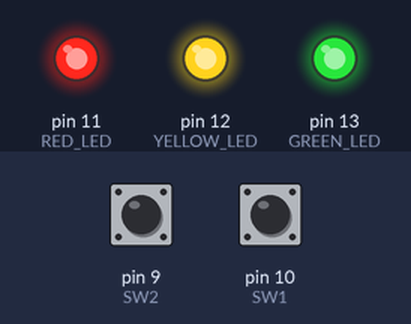
Bench run of a sketch on a simulated Arduino Uno, built with avr-gcc and run on an emulated ATmega328P. Parts: output pins drawn as LEDs (lit = HIGH). Dashed ring = blinking. The inputs (shaded band) are chosen by the test bench; at power-on: pin 9 (SW2) LOW, pin 10 (SW1) LOW.

Above: at 1.2 s.
1.3 s: pin 9 (SW2) pulled HIGH for 0.15 s
At 2.7 s:
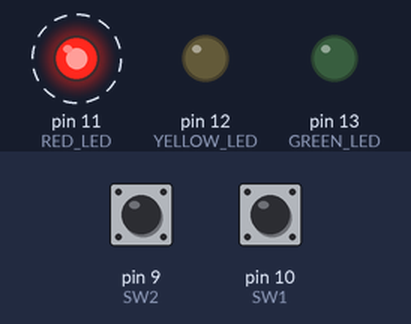
4.3 s: pin 9 (SW2) pulled HIGH for 1 s
At 5.7 s:
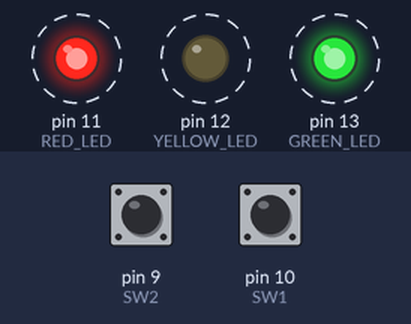
8.3 s: pin 9 (SW2) pulled HIGH for 3.2 s
At 8.9 s:
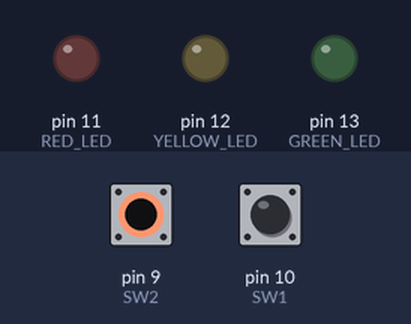
13.0 s: pin 10 (SW1) pulled HIGH for 0.15 s
At 13.4 s:
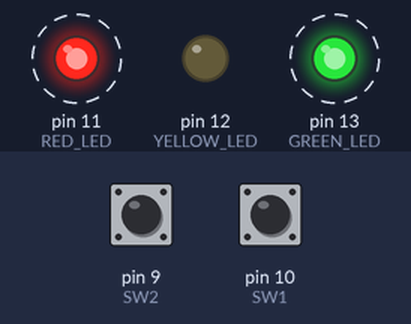
Timing chart, 0 to 17.1 s (numbered marks = the images above; inputs shaded):
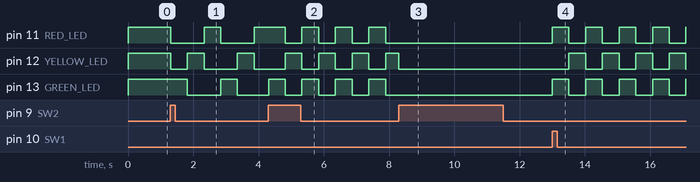

Measured:
- after the input at 1.3 s, pin 11 (RED_LED): alternates HIGH for 0.51 s and LOW for 1.0 s, starting at once; pin 12 (YELLOW_LED): goes LOW 0.51 s, HIGH 0.51 s, LOW 1.0 s, HIGH 0.51 s, then LOW, starting at once; pin 13 (GREEN_LED): HIGH → LOW after 0.52 s, → HIGH 1.0 s later, → LOW 0.51 s later
- after the input at 4.3 s, pin 11 (RED_LED), pin 12 (YELLOW_LED): alternates HIGH for 0.51 s and LOW for 0.51 s, starting after 0.52 s; pin 13 (GREEN_LED): alternates HIGH for 0.51 s and LOW for 0.51 s, starting at once
- after the input at 8.3 s, pin 11 (RED_LED), pin 13 (GREEN_LED): stops changing and stays LOW
- after the input at 13.0 s, pin 11 (RED_LED), pin 13 (GREEN_LED): alternates HIGH for 0.51 s and LOW for 0.51 s, starting at once; pin 12 (YELLOW_LED): alternates HIGH for 0.51 s and LOW for 0.51 s, starting after 0.51 s

The sketch:

PIE_Bike_Light_modified.ino
```cpp
const uint16_t DEBOUNCE_INTERVAL = 10;  // Timer interval between successive SW1 reads in milliseconds
const uint8_t GREEN_LED = 13;         // GREEN_LED is connected to D13
const uint8_t YELLOW_LED = 12;        // YELLOW_LED is connected to D12
const uint8_t RED_LED = 11;           // RED_LED is connected to D11
const uint8_t SW1 = 10;               // SW1 is connected to D10
const uint8_t SW2 = 9;                // SW2 is connected to D9
const uint8_t POT = 0;                // POT wiper is connected to A0

enum states {                         // Define enumerated type for state machine states
  NONE,
  ALL_ON,
  ALL_FLASHING,
  ALL_OFF,
  ALTERNATE_FLASHING,
  WAVING_LIGHT,
};

states prior_state, state;            // Global variables to store the prior and current states
uint32_t flashing_time;                 // Global variable to store the time that YELLOW_LED last changed state
uint16_t flashing_count;                // Global variable to store the number of times YELLOW_LED has changed
                                      //   states
uint32_t debounce_time;               // Global variable to store the time since SW1 or SW2 was read
uint16_t BLINK_INTERVAL;           // Global variable to store the blink interval in milliseconds

bool SW1_went_back_low;               // Global variable to indicate that SW1 returned low after going high
bool SW2_went_back_low;               // Global variable to indicate that SW2 returned low after going high
bool SW1_high;                        // Global variable to store whether SW1 is high
bool SW2_high;                        // Global variable to store whether SW is high


void all_on() {
  uint32_t t;                           // Local variable to store the current value of the millis timer

  if (state != prior_state) {         // If we are entering the state, do initialization stuff
    prior_state = state;
    digitalWrite(GREEN_LED, HIGH);    // Turn all of the LEDs on
    digitalWrite(YELLOW_LED, HIGH);
    digitalWrite(RED_LED, HIGH);
  }

  // Perform state tasks (there are no state tasks for this mode because all of the LEDs just stay on)
  // Check for state transitions
  t = millis();                     // Get the current value of the millis timer
  if (t >= debounce_time + DEBOUNCE_INTERVAL) { // Only sample the tactile switch at a DEBOUNCE_INTERVAL
    SW1_high = digitalRead(SW1) == HIGH;        //   millisecond interval
    SW2_high = digitalRead(SW2) == HIGH;
    if (SW1_went_back_low && SW1_high) {        // If SW1 has been pressed, move to the ALL_FLASHING state
      state = ALL_FLASHING;
      SW1_went_back_low = false;
    } else if (!SW1_went_back_low && !SW1_high) {
      SW1_went_back_low = true;
    } else if (SW2_went_back_low && SW2_high) {
      state = WAVING_LIGHT;                   // If SW2 has been pressed, move to the WAVING_LIGHT state
      SW2_went_back_low = false;
    } else if (!SW2_went_back_low && !SW2_high) {
      SW2_went_back_low = true;
    }
    debounce_time = t;                          // Set debounce_time to the current value of the millis timer
  }

  if (state != prior_state) {         // If we are leaving the state, do clean up stuff
    digitalWrite(GREEN_LED, LOW);     //    (in this case turn LEDs all off)
    digitalWrite(YELLOW_LED, LOW);
    digitalWrite(RED_LED, LOW);
  }
}

void all_flashing() {
  uint32_t t;                           // Local variable to store the current value of the millis timer

  if (state != prior_state) {         // If we are entering the state, do initialization stuff
    prior_state = state;
    digitalWrite(GREEN_LED, HIGH);    // Turn all of the LEDs on
    digitalWrite(YELLOW_LED, HIGH);
    digitalWrite(RED_LED, HIGH);
    flashing_time = millis();        // Set flashing_time to the current value of the millis timer
  }

  // Perform state tasks
  t = millis();
  if (t >= flashing_time + BLINK_INTERVAL) {              // If BLINK_INTERVAL milliseconds have elapsed
    digitalWrite(GREEN_LED, !digitalRead(GREEN_LED));     //   since blink_time, toggle the state of all
    digitalWrite(YELLOW_LED, !digitalRead(YELLOW_LED));   //   of the LEDs and set flashing_time to the
    digitalWrite(RED_LED, !digitalRead(RED_LED));         //   current value of the millis timer.
    flashing_time = t;
  }

  // Check for state transitions
  if (t >= debounce_time + DEBOUNCE_INTERVAL) {          // Only sample the tactile switch at a
    SW1_high = digitalRead(SW1) == HIGH;                 //   DEBOUNCE_INTERVAL millisecond interval
    SW2_high = digitalRead(SW2) == HIGH;
    if (SW1_went_back_low && SW1_high) {
      state = ALL_OFF;                                  // If SW1 has been pressed, move to ALL_OFF state
      SW1_went_back_low = false;
    } else if (!SW1_went_back_low && !SW1_high) {
      SW1_went_back_low = true;
    } else if (SW2_went_back_low && SW2_high) {
      state = ALL_ON;                                   // If SW2 has been pressed, move to ALL_ON state
      SW2_went_back_low = false;
    } else if (!SW2_went_back_low && !SW2_high) {
      SW2_went_back_low = true;
    }
    debounce_time = t;                                  // Set debounce_time to the current value of the
  }                                                     //    millis timer


  if (state != prior_state) {         // If we are leaving the state, do clean up stuff
    digitalWrite(GREEN_LED, LOW);     //    (in this case, turn all of the LEDs off)
    digitalWrite(YELLOW_LED, LOW);
    digitalWrite(RED_LED, LOW);
  }
}

void all_off() {
  uint32_t t;                           // Local variable to store the current value of the millis timer

  if (state != prior_state) {         // If we are entering the state, do initialization stuff
    prior_state = state;
    digitalWrite(GREEN_LED, LOW);      // Turn all of the LEDs on
    digitalWrite(YELLOW_LED, LOW);
    digitalWrite(RED_LED, LOW);
  }

  // Perform state tasks (in this case there are no state tasks because the LEDs stay off)


  // Check for state transitions
  t = millis();
  if (t >= debounce_time + DEBOUNCE_INTERVAL) {      // Only sample the tactile switch at a
    SW1_high = digitalRead(SW1) == HIGH;             //     DEBOUNCE_INTERVAL millisecond interval
    SW2_high = digitalRead(SW2) == HIGH;
    if (SW1_went_back_low && SW1_high) {
      state = ALTERNATE_FLASHING;                     // If SW1 has been pressed, move to
      SW1_went_back_low = false;                      //    ALTERNATE_FLASHING state
    } else if (!SW1_went_back_low && !SW1_high) {
      SW1_went_back_low = true;
    } else if (SW2_went_back_low && SW2_high) {
      state = ALL_FLASHING;                           // If SW2 has been pressed, move to
      SW2_went_back_low = false;                      //     ALL_FLASHING state
    } else if (!SW2_went_back_low && !SW2_high) {
      SW2_went_back_low = true;
    }
    debounce_time = t;                              // Set debounce_time to the current value
  }                                                 // of the millis timer

  if (state != prior_state) {         // If we are leaving the state, do clean up stuff
    digitalWrite(GREEN_LED, LOW);     // (in this case, turn all LEDs off)
    digitalWrite(YELLOW_LED, LOW);
    digitalWrite(RED_LED, LOW);
  }
}

void alternate_flashing() {
  uint32_t t;                           // Local variable to store the current value of the
                                        //     millis timer
  if (state != prior_state) {         // If we are entering the state, do initialization stuff
    prior_state = state;
    digitalWrite(GREEN_LED, HIGH);   //Turn the green and red LEDs on, and turn the yellow LED off
    digitalWrite(YELLOW_LED, LOW);   // this will make it so that when we toggle the states of all
    digitalWrite(RED_LED, HIGH);     // of the LEDs, the LEDs will alternate in their flashing
    flashing_time = millis();
  }

  // Perform state tasks
  t = millis();                               // Get the current value of the millis timer
  if (t >= flashing_time + BLINK_INTERVAL) {             // If BLINK_INTERVAL milliseconds have
    digitalWrite(GREEN_LED, !digitalRead(GREEN_LED));    //  elapsed since blink_time, toggle the
    digitalWrite(YELLOW_LED, !digitalRead(YELLOW_LED));  //  state of all the LEDs and set
    digitalWrite(RED_LED, !digitalRead(RED_LED));        //  flashing_time to the current value
    flashing_time = t;                                   //  of the millis timer
  }

  // Check for state transitions
  if (t >= debounce_time + DEBOUNCE_INTERVAL) {   // Only sample the tactile switch at a
    SW1_high = digitalRead(SW1) == HIGH;          //    DEBOUNCE_INTERVAL millisecond interval
    SW2_high = digitalRead(SW2) == HIGH;
    if (SW1_went_back_low && SW1_high) {
      state = WAVING_LIGHT;                      // If SW1 has been pressed, move to
      SW1_went_back_low = false;                 //   WAVING_LIGHT state
    } else if (!SW1_went_back_low && !SW1_high) {
      SW1_went_back_low = true;
    } else if (SW2_went_back_low && SW2_high) {
      state = ALL_OFF;                              // If SW1 has been pressed, move to
      SW2_went_back_low = false;                    // ALL_OFF state
    } else if (!SW2_went_back_low && !SW2_high) {
      SW2_went_back_low = true;
    }
    debounce_time = t;                             // Set debounce_time to the current value
  }                                                //   of the millis timer


  if (state != prior_state) {         // If we are leaving the state, do clean up stuff
    digitalWrite(GREEN_LED, LOW);     //    (in this case, turn all LEDs off)
    digitalWrite(YELLOW_LED, LOW);
    digitalWrite(RED_LED, LOW);
  }
}

void waving_light() {
  uint32_t t;                           // Local variable to store the current value of the millis timer

  if (state != prior_state) {         // If we are entering the state, do initialization stuff
    prior_state = state;              //  in this case we are turning the green LED on and turning
    digitalWrite(GREEN_LED, HIGH);    // the yellow and red LEDs off. In addition we are setting
    digitalWrite(YELLOW_LED, LOW);    // flashing_time to the current value of the millis timer
    digitalWrite(RED_LED, LOW);       // and initializing the flashing count to 1
    flashing_time = millis();
    flashing_count = 1;               // The flashing count will be used to determine which LEDs to toggle.
  }                                   //    In doing this, we can have different phases of LED toggling and
                                      //    allow the lights to "wave" from green to red.
  // Perform state tasks
  t = millis();                                                       // Get the current value of the millis
  if (t >= flashing_time + BLINK_INTERVAL && flashing_count%3 == 1) { //    timer. If BLINK_INTERVAL milliseconds
    digitalWrite(GREEN_LED, !digitalRead(GREEN_LED));                 //    have elapsed since blink_time, and
    digitalWrite(YELLOW_LED, !digitalRead(YELLOW_LED));               //    we're in the first of the three phases
    flashing_time = t;                                                //    of LED toggling, toggle the state of
    flashing_count++;                                                 //    the green and yellow LEDs, set and
  }                                                                   //    increase the flashing count by one
  if (t >= flashing_time + BLINK_INTERVAL && flashing_count%3 == 2) {
    digitalWrite(YELLOW_LED, !digitalRead(YELLOW_LED));                //  If we're in the 2nd of the 3 phases of
    digitalWrite(RED_LED, !digitalRead(RED_LED));                      //     LED toggling, toggle the state of the
    flashing_time = t;                                                 //     yellow and red LEDs,  and increase the
    flashing_count++;                                                  //     flashing count by one
  }
  if (t >= flashing_time + BLINK_INTERVAL && flashing_count%3 == 0) { // If we're in the third of the three phases of
    digitalWrite(RED_LED, !digitalRead(RED_LED));                     //    LED toggling,  toggle the state of the red
    digitalWrite(GREEN_LED, !digitalRead(GREEN_LED));                 //    and green LEDs, set flashing_time to the
    flashing_time = t;                                                //    current value of the millis timer
    flashing_count++;                                                 //    and increase the flashing count by one
  }


  if (t >= debounce_time + DEBOUNCE_INTERVAL) {     // Only sample the tactile switch at a DEBOUNCE_INTERVAL
    SW1_high = digitalRead(SW1) == HIGH;            //    millisecond interval
    SW2_high = digitalRead(SW2) == HIGH;
    if (SW1_went_back_low && SW1_high) {
      state = ALL_ON;                               // If SW1 has been pressed, move to ALL_ON state
      SW1_went_back_low = false;
    } else if (!SW1_went_back_low && !SW1_high) {
      SW1_went_back_low = true;
    } else if (SW2_went_back_low && SW2_high) {
      state = ALTERNATE_FLASHING;                   // If SW2 has been pressed, move to ALTERNATE_FLASHING state
      SW2_went_back_low = false;
    } else if (!SW2_went_back_low && !SW2_high) {
      SW2_went_back_low = true;
    }
    debounce_time = t;                              // Set debounce_time to the current value of the millis timer
  }

  if (state != prior_state) {         // If we are leaving the state, do clean up stuff (turn all LEDs off)
    digitalWrite(GREEN_LED, LOW);
    digitalWrite(YELLOW_LED, LOW);
    digitalWrite(RED_LED, LOW);
  }
}
void setup() {
  pinMode(GREEN_LED, OUTPUT);         // Configure GREEN_LED pin as a digital output
  pinMode(YELLOW_LED, OUTPUT);        // Configure YELLOW_LED pin as a digital output
  pinMode(RED_LED, OUTPUT);           // Configure RED_LED pin as a digital output
  pinMode(SW1, INPUT);                // Configure SW1 pin as a digital input
  pinMode(SW2, INPUT);                // Configure SW2 pin as a digital input

  digitalWrite(GREEN_LED, LOW);       // Set GREEN_LED low initially
  digitalWrite(YELLOW_LED, LOW);      // Set YELLOW_LED low initially
  digitalWrite(RED_LED, LOW);         // Set RED_LED low initially

  debounce_time = millis();
  BLINK_INTERVAL = analogRead(POT);   // Convert potentiometer wiper voltage to initialize blink_interval
                                      //   this way, by turning the potentiometer, we can change the rate
  SW1_went_back_low = true;           //   at which the lights will flash at whenever the current state involves
  SW2_went_back_low = true;           //   flashing LEDs

  prior_state = NONE;
  state = ALL_ON;
}

void loop() {
  switch (state) {
    case ALL_ON:
      all_on();
      break;
    case ALL_FLASHING:
      all_flashing();
      break;
    case ALL_OFF:
      all_off();
      break;
    case ALTERNATE_FLASHING:
      alternate_flashing();
      break;
    case WAVING_LIGHT:
      waving_light();
      break;
  }
}
```
